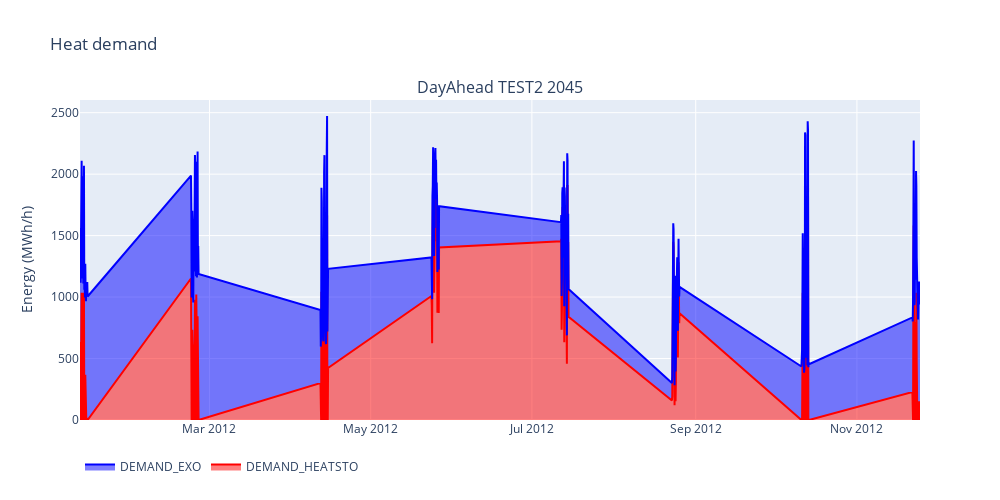

Notebook code for this chart:
### Markdown cell above
### 12.3 Plot C: Heat demand

### Code cell
figC = make_subplots(rows=1*len(y)*1, cols=1,subplot_titles=title_subplots, vertical_spacing = 0.05)


for year in y:
    #Demand    
    for i in dem_list:
        figC.add_trace(go.Scatter(x=table.loc[(table['YYY'] == int(year))].timestamp, 
                                 y=table.loc[(table['YYY'] == int(year))][i],name=i,
                                 mode = 'lines',
                                 stackgroup = stackgroup,
                                 line =  dict(color = demcolors[dem_list.index(i)]), 
                                 showlegend= legend_condition), 
                        row = name_subplots.index(market+scenario+str(year))+1, col=1)




figC.update_layout(title="Heat demand",)
figC.update_yaxes(title_text="Energy (MWh/h)", secondary_y=False)
figC.update_layout(legend_orientation="h",width=1000,height=500)
figC.show()

### Figure 1 — Plotly figure (JSON) as saved in the notebook; plotly's stock layout.template omitted (floating-point values rounded to 4 significant figures; data arrays with more than 128 entries replaced by an {"elided": "..."} marker saying what was removed)
{"data": [{"line": {"color": "red"}, "mode": "lines", "name": "DEMAND_HEATSTO", "showlegend": true, "stackgroup": "one", "type": "scatter", "x": {"elided": "192 str values"}, "xaxis": "x", "y": {"elided": "192 float values"}, "yaxis": "y"}, {"line": {"color": "blue"}, "mode": "lines", "name": "DEMAND_EXO", "showlegend": true, "stackgroup": "one", "type": "scatter", "x": {"elided": "192 str values"}, "xaxis": "x", "y": {"elided": "192 float values"}, "yaxis": "y"}], "layout": {"annotations": [{"font": {"size": 16}, "showarrow": false, "text": "DayAhead TEST2 2045", "x": 0.5, "xanchor": "center", "xref": "paper", "y": 1, "yanchor": "bottom", "yref": "paper"}], "height": 500, "legend": {"orientation": "h"}, "title": {"text": "Heat demand"}, "width": 1000, "xaxis": {"anchor": "y", "domain": [0, 1]}, "yaxis": {"anchor": "x", "domain": [0, 1], "title": {"text": "Energy (MWh/h)"}}}}
